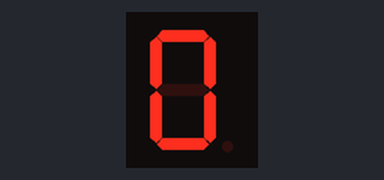
A sketch run on a simulated Arduino Uno, built with avr-gcc and run on an emulated ATmega328P. On the bench: 1-digit seven-segment display. Wiring (inferred from the names in the program): 1-digit 7-segment display, segments lit when HIGH: segments pin 3, pin 4, pin 5, pin 6, pin 7, pin 8, pin 9. The segment pins are drawn as the display they are named for.

Above: at 0.1 s.
At 1.1 s:
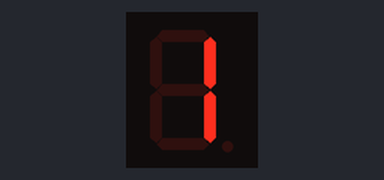
At 2.1 s:
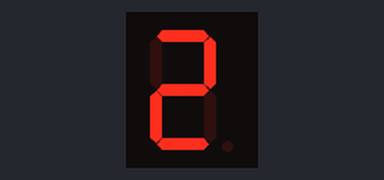
At 5.1 s:
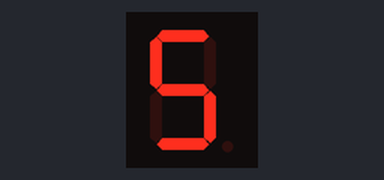
At 7.1 s:
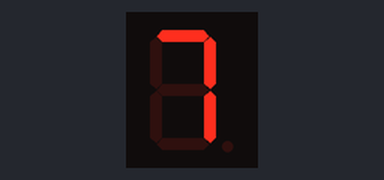
At 10.1 s:
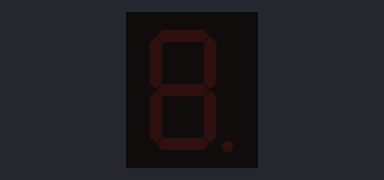

The sketch:

Numbers.ino
```cpp
const int a=3;
const int b=4;
const int c=5;
const int d=6;
const int e=7;
const int f=8;
const int g=9;

void setup() {
  // put your setup code here, to run once:
  pinMode(a,OUTPUT);
  pinMode(b,OUTPUT);
  pinMode(c,OUTPUT);
  pinMode(d,OUTPUT);
  pinMode(e,OUTPUT);
  pinMode(f,OUTPUT);
  pinMode(g,OUTPUT);

}

void loop() {
  // put your main code here, to run repeatedly:

  ZERO();
  delay (1000);

  ONE();
  delay (1000);

  TWO();
  delay (1000);

  THREE();
  delay (1000);

  FOUR();
  delay (1000);

  FIVE();
  delay (1000);

  SIX();
  delay (1000);

  SEVEN();
  delay (1000);

  EIGHT();
  delay (1000);

  NINE();
  delay (1000);

  OFF();
  delay (1000);

}


void OFF(void)
{
  digitalWrite(a,LOW);
  digitalWrite(b,LOW);
  digitalWrite(c,LOW);
  digitalWrite(d,LOW);
  digitalWrite(e,LOW);
  digitalWrite(f,LOW);
  digitalWrite(g,LOW);
}


void ZERO(void)
{
  digitalWrite(a,HIGH);
  digitalWrite(b,HIGH);
  digitalWrite(c,HIGH);
  digitalWrite(d,HIGH);
  digitalWrite(e,HIGH);
  digitalWrite(f,HIGH);
  digitalWrite(g,LOW);
}

void ONE(void)
{
  digitalWrite(a,LOW);
  digitalWrite(b,HIGH);
  digitalWrite(c,HIGH);
  digitalWrite(d,LOW);
  digitalWrite(e,LOW);
  digitalWrite(f,LOW);
  digitalWrite(g,LOW);
}

void TWO(void)
{
  digitalWrite(a,HIGH);
  digitalWrite(b,HIGH);
  digitalWrite(c,LOW);
  digitalWrite(d,HIGH);
  digitalWrite(e,HIGH);
  digitalWrite(f,LOW);
  digitalWrite(g,HIGH);
}

void THREE(void)
{
  digitalWrite(a,HIGH);
  digitalWrite(b,HIGH);
  digitalWrite(c,HIGH);
  digitalWrite(d,HIGH);
  digitalWrite(e,LOW);
  digitalWrite(f,LOW);
  digitalWrite(g,HIGH);
}

void FOUR(void)
{
  digitalWrite(a,LOW);
  digitalWrite(b,HIGH);
  digitalWrite(c,HIGH);
  digitalWrite(d,LOW);
  digitalWrite(e,LOW);
  digitalWrite(f,HIGH);
  digitalWrite(g,HIGH);
}

void FIVE(void)
{
  digitalWrite(a,HIGH);
  digitalWrite(b,LOW);
  digitalWrite(c,HIGH);
  digitalWrite(d,HIGH);
  digitalWrite(e,LOW);
  digitalWrite(f,HIGH);
  digitalWrite(g,HIGH);
}

void SIX(void)
{
  digitalWrite(a,HIGH);
  digitalWrite(b,LOW);
  digitalWrite(c,HIGH);
  digitalWrite(d,HIGH);
  digitalWrite(e,HIGH);
  digitalWrite(f,HIGH);
  digitalWrite(g,HIGH);
}

void SEVEN(void)
{
  digitalWrite(a,HIGH);
  digitalWrite(b,HIGH);
  digitalWrite(c,HIGH);
  digitalWrite(d,LOW);
  digitalWrite(e,LOW);
  digitalWrite(f,LOW);
  digitalWrite(g,LOW);
}

void EIGHT(void)
{
  digitalWrite(a,HIGH);
  digitalWrite(b,HIGH);
  digitalWrite(c,HIGH);
  digitalWrite(d,HIGH);
  digitalWrite(e,HIGH);
  digitalWrite(f,HIGH);
  digitalWrite(g,HIGH);
}

void NINE(void)
{
  digitalWrite(a,HIGH);
  digitalWrite(b,HIGH);
  digitalWrite(c,HIGH);
  digitalWrite(d,HIGH);
  digitalWrite(e,LOW);
  digitalWrite(f,HIGH);
  digitalWrite(g,HIGH);
}
```

Measured:
- by itself, everything shown: repeats every 11.0 s, in 11 steps
- what the display in image 1 shows lasts 1.0 s, from 1.0 s to 2.0 s
